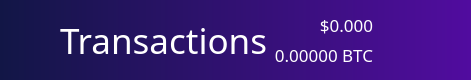
          <widget class="QFrame" name="NavBar">
           <property name="sizePolicy">
            <sizepolicy hsizetype="Preferred" vsizetype="Preferred">
             <horstretch>0</horstretch>
             <verstretch>0</verstretch>
            </sizepolicy>
           </property>
           <property name="minimumSize">
            <size>
             <width>0</width>
             <height>80</height>
            </size>
           </property>
           <property name="maximumSize">
            <size>
             <width>16777215</width>
             <height>80</height>
            </size>
           </property>
           <property name="layoutDirection">
            <enum>Qt::LeftToRight</enum>
           </property>
           <property name="autoFillBackground">
            <bool>false</bool>
           </property>
           <property name="styleSheet">
            <string notr="true">background: QLinearGradient(x1: 0, y1: 0, x2: 1, y2: 0, stop: 0 #121646, stop: 1 #510c9f);
border:0;
</string>
           </property>
           <property name="frameShape">
            <enum>QFrame::StyledPanel</enum>
           </property>
           <property name="frameShadow">
            <enum>QFrame::Raised</enum>
           </property>
           <layout class="QHBoxLayout" name="horizontalLayout_3">
            <property name="spacing">
             <number>-1</number>
            </property>
            <property name="leftMargin">
             <number>60</number>
            </property>
            <property name="topMargin">
             <number>0</number>
            </property>
            <property name="rightMargin">
             <number>60</number>
            </property>
            <property name="bottomMargin">
             <number>0</number>
            </property>
            <item>
             <widget class="QLabel" name="label_2">
              <property name="sizePolicy">
               <sizepolicy hsizetype="Preferred" vsizetype="Preferred">
                <horstretch>0</horstretch>
                <verstretch>0</verstretch>
               </sizepolicy>
              </property>
              <property name="font">
               <font>
                <family>LibercoinLight</family>
                <pointsize>26</pointsize>
                <weight>50</weight>
                <bold>false</bold>
               </font>
              </property>
              <property name="autoFillBackground">
               <bool>false</bool>
              </property>
              <property name="styleSheet">
               <string notr="true">color:white;
background-color: rgba(255, 255, 255,0);</string>
              </property>
              <property name="text">
               <string>Transactions</string>
              </property>
              <property name="indent">
               <number>0</number>
              </property>
             </widget>
            </item>
            <item>
             <layout class="QVBoxLayout" name="verticalLayout_5">
              <item>
               <widget class="QLabel" name="priceUSD">
                <property name="font">
                 <font>
                  <family>LibercoinMedium</family>
                  <pointsize>13</pointsize>
                  <weight>50</weight>
                  <bold>false</bold>
                 </font>
                </property>
                <property name="styleSheet">
                 <string notr="true">background-color: rgb(0,0,0,0);
color: white;</string>
                </property>
                <property name="text">
                 <string>$0.000</string>
                </property>
                <property name="alignment">
                 <set>Qt::AlignBottom|Qt::AlignRight|Qt::AlignTrailing</set>
                </property>
               </widget>
              </item>
              <item>
               <widget class="QLabel" name="priceBTC">
                <property name="font">
                 <font>
                  <family>LibercoinLight</family>
                  <pointsize>13</pointsize>
                  <weight>50</weight>
                  <bold>false</bold>
                 </font>
                </property>
                <property name="styleSheet">
                 <string notr="true">background-color: rgb(0,0,0,0);
color: white;</string>
                </property>
                <property name="text">
                 <string>0.00000 BTC</string>
                </property>
                <property name="alignment">
                 <set>Qt::AlignRight|Qt::AlignTop|Qt::AlignTrailing</set>
                </property>
               </widget>
              </item>
             </layout>
            </item>
            <item>
             <widget class="QPushButton" name="pushButton">
              <property name="maximumSize">
               <size>
                <width>50</width>
                <height>80</height>
               </size>
              </property>
              <property name="styleSheet">
               <string notr="true">background: rgb(0,0,0,0);</string>
              </property>
              <property name="text">
               <string/>
              </property>
              <property name="icon">
               <iconset resource="../../../../../coreupgrade/libercoin/src/qt/bitcoin.qrc">
                <normaloff>:/icons/Exports_45</normaloff>:/icons/Exports_45</iconset>
              </property>
              <property name="iconSize">
               <size>
                <width>70</width>
                <height>70</height>
               </size>
              </property>
             </widget>
            </item>
           </layout>
          </widget>
